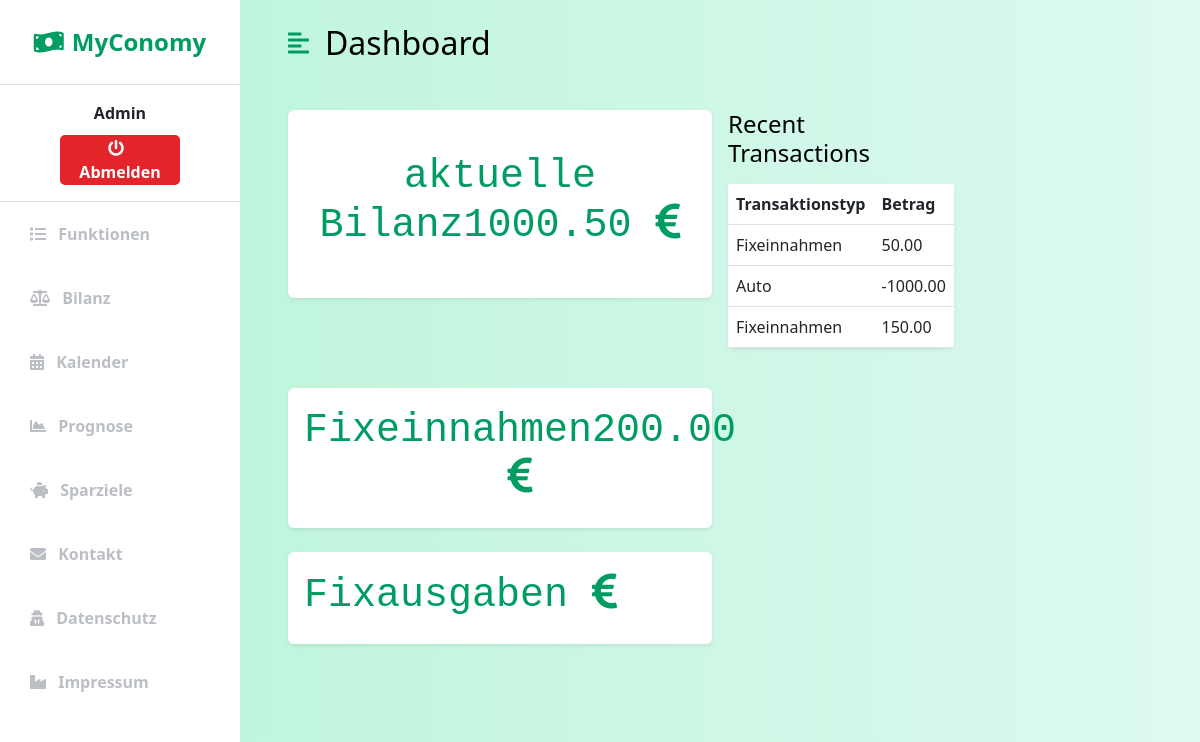
The app's page /pages/index.php?menu=dashboard (signed in), older data.
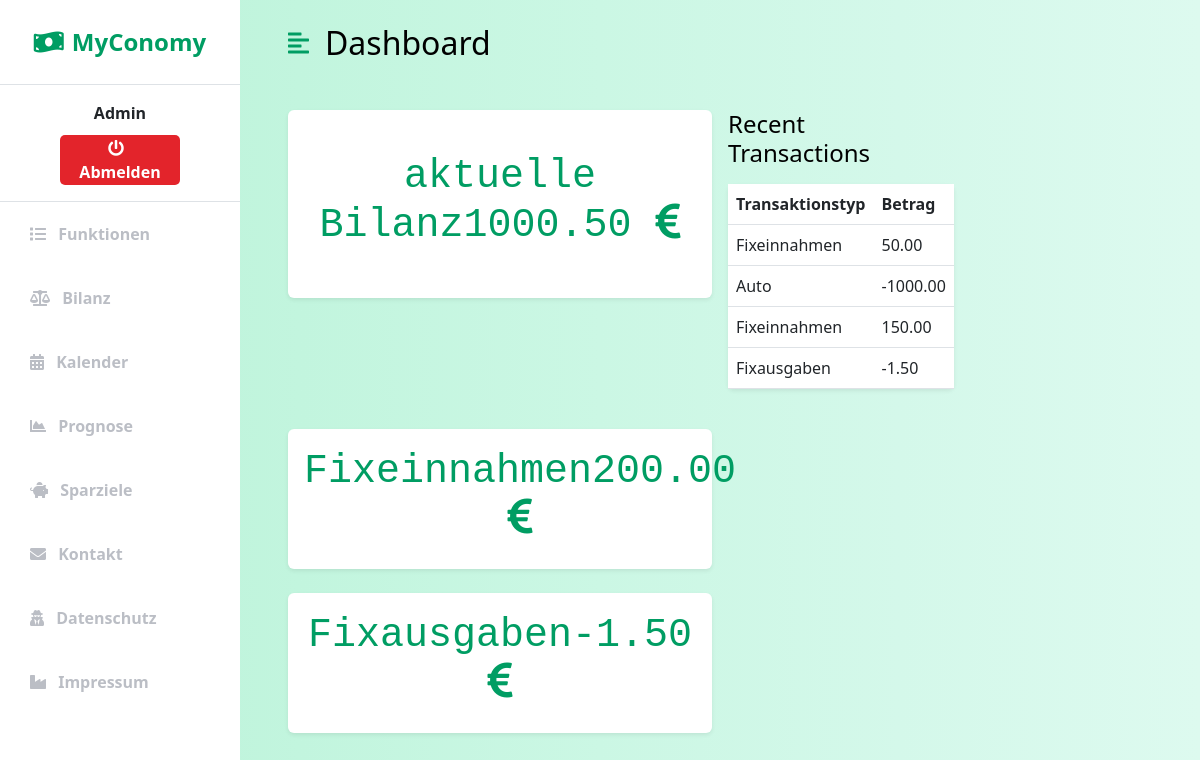
The same page, newer data.
### tables this page shows
CREATE TABLE IF NOT EXISTS `Transaction` (
  `TransactionId` INT NOT NULL AUTO_INCREMENT,
  `TransactionAmount` DECIMAL(10,2) NOT NULL,
  `TransactionDate` DATE NOT NULL,
  `TransactionTypeId` INT NOT NULL,
  `BalanceId` INT NOT NULL,
  `CalenderEventId` INT NULL,
  `SavingGoal_SavingGoalId` INT NULL,
  PRIMARY KEY (`TransactionId`),
  INDEX `fk_Transaction_TransactionType1_idx` (`TransactionTypeId` ASC) VISIBLE,
  INDEX `fk_Transaction_Balance1_idx` (`BalanceId` ASC) VISIBLE,
  INDEX `fk_Transaction_CalenderEvent1_idx` (`CalenderEventId` ASC) VISIBLE,
  INDEX `fk_Transaction_SavingGoal1_idx` (`SavingGoal_SavingGoalId` ASC) VISIBLE,
  CONSTRAINT `fk_Transaction_TransactionType1`
    FOREIGN KEY (`TransactionTypeId`)
    REFERENCES `TransactionType` (`TransactionTypeId`)
    ON DELETE NO ACTION
    ON UPDATE NO ACTION,
  CONSTRAINT `fk_Transaction_Balance1`
    FOREIGN KEY (`BalanceId`)
    REFERENCES `Balance` (`BalanceId`)
    ON DELETE NO ACTION
    ON UPDATE NO ACTION,
  CONSTRAINT `fk_Transaction_CalenderEvent1`
    FOREIGN KEY (`CalenderEventId`)
    REFERENCES `CalenderEvent` (`CalenderEventId`)
    ON DELETE NO ACTION
    ON UPDATE NO ACTION,
  CONSTRAINT `fk_Transaction_SavingGoal1`
    FOREIGN KEY (`SavingGoal_SavingGoalId`)
    REFERENCES `SavingGoal` (`SavingGoalId`)
    ON DELETE NO ACTION
    ON UPDATE NO ACTION);

CREATE TABLE IF NOT EXISTS `TransactionType` (
  `TransactionTypeId` INT NOT NULL AUTO_INCREMENT,
  `TransactionType` VARCHAR(45) NOT NULL,
  PRIMARY KEY (`TransactionTypeId`));

### classes/transaction.php (called while the page is built, shortened)
<?php
require_once "balance.php";
class Transaction extends Database
{
    public static function GetTransactionsByUserId($id, $Amount)
	{
		$db = new Database();
		$stmt = $db->pdo->prepare("
			SELECT TransactionId,
				   TransactionAmount,
				   TransactionDate,
				   TransactionTypeId,
				   BalanceId,
				   CalenderEventId
			FROM transaction
				JOIN balance USING (BalanceId)
				JOIN user USING (UserId)
			WHERE User.UserId = ?
			LIMIT ?;
		");
		$stmt->execute([$id, $Amount]);
		$res = $stmt->fetchAll();
		if ($res) {
			return $res;
		}
		else {
			return false;
		}
	}
    public static function GetTransactionType($TransactionId)
	{
		$db = new Database();
		$stmt = $db->pdo->prepare("
		SELECT TransactionType
		FROM transaction
		   JOIN transactiontype USING (TransactionTypeId)
		WHERE transactionId = ?;
		");
		$stmt->execute([$TransactionId]);
		$res = $stmt->fetch();
		if ($res) {
			return $res["TransactionType"];
		}
		else {
			return false;
		}
	}
}

### classes/db.php (called while the page is built, shortened)
<?php
class Database
{
    protected $db_host = 'localhost';
    protected $db_name = "MyConomy";
    protected $db_user = "root";
    protected $db_password = "password";
    protected $db_port = 3306;
    public function __construct()
    {
        try {
            $pdo = new PDO("mysql:host=$this->db_host;port=$this->db_port;dbname=$this->db_name", $this->db_user, $this->db_password);
            $pdo->setAttribute(PDO::ATTR_DEFAULT_FETCH_MODE, PDO::FETCH_ASSOC);
            $pdo->setAttribute(PDO::ATTR_ERRMODE, PDO::ERRMODE_EXCEPTION);
            $pdo->setAttribute( PDO::ATTR_EMULATE_PREPARES, false );
            $this->pdo = $pdo;
        } catch (PDOException $pe){
            echo "fuck";
            echo $pe->getMessage();
        }
    }
}

### classes/balance.php (called while the page is built, shortened)
<?php
class Balance extends Database
{
	public $BalanceId;
	function __construct($BalanceId = null, $BalanceAmount = null, $BalanceDate = null, $UserId = null)
	{
		$this->BalanceId = $BalanceId;
		$this->BalanceAmount = $BalanceAmount;
	}
    public static function GetBalanceByUserId($id)
	{
		$db = new Database();
		$stmt = $db->pdo->prepare("SELECT * FROM Balance WHERE UserId = ?");
		$stmt->execute([$id]);
		$res = $stmt->fetch();
		if ($res) {
			return new Balance($res["BalanceId"], $res["BalanceAmount"], $res["BalanceDate"], $res["UserId"]);
		}
		else {
			return false;
		}
	}
	public function GetReoccuringTransactionsByBalanceId($InOrOutgoing)
	{
        $stmt = $this->pdo->prepare("SELECT sum(TransactionAmount) as 'Amount' FROM Transaction JOIN TransactionType USING(TransactionTypeId) JOIN Balance USING(BalanceId) WHERE TransactionTypeId = ? AND BalanceId = ?");
		$stmt->execute([$InOrOutgoing, $this->BalanceId]);
		$res = $stmt->fetch();
		if ($res) {
			return $res["Amount"];
		}
		else {
			return false;
		}
	}
}

### components/functions/dashboard.php (the view, shortened to what the changed rows need)
<?php
require_once "..\classes\balance.php";
require_once "..\classes" . DIRECTORY_SEPARATOR . "transaction.php";
?>
<nav class="navbar navbar-expand-lg navbar-light bg-transparent py-4 px-4">
    <div class="d-flex align-items-center">
        <i class="fas fa-align-left primary-text fs-4 me-3" id="menu-toggle"></i>
        <h2 class="fs-2 m-0">Dashboard</h2>
    </div>
</nav>
<div class="container-fluid px-4">
    <div class="row g-3 my-2">
        <div class="col-md-6">
            <div class="p-3 bg-white shadow-sm d-flex justify-content-around align-items-center rounded">
                <div>
                    <br>
                    <h3 class="fs-1 font-monospace Amount" id="balanceamount">
                        <?php
                            $BalanceOfCurrentUser = Balance::GetBalanceByUserId($_SESSION['loggedUser']["UserId"]);
                            echo "aktuelle Bilanz" . $BalanceOfCurrentUser->BalanceAmount;
                        ?>
                        <i class='fas fa-euro-sign' aria-hidden='true'></i>
                    </h3>
                    <br>
                </div>
            </div>
        </div>
        <div class="col col-md-3">
            <table class="table bg-white rounded shadow-sm  table-hover">
                <thead>
                    <tr>
                        <th scope="col">Transaktionstyp</th>
                        <th scope="col">Betrag</th>
                    </tr>
                </thead>
                <tbody>
                    <h1 class="fs-4 mb-3">Recent Transactions</h1>
                    <?php
                        $Transactions = Transaction::GetTransactionsByUserId($_SESSION['loggedUser']["UserId"], 5);
                        if ($Transactions)
                        {
                            foreach ($Transactions as $TransactionDS) {
                                echo "<tr>";
                                echo "<td>" . Transaction::GetTransactionType($TransactionDS["TransactionId"]) . "</td>";
                                echo "<td>" . $TransactionDS["TransactionAmount"] . "</td>";
                                echo "</tr>";
                            }
                        }
                    ?>
                </tbody>
            </table>
        </div>
    </div>
</div>
<div class="container-fluid px-4">
    <div class="row g-3 my-2">
        <div class="col-md-6">
            <div class="p-3 bg-white shadow-sm d-flex align-items-center rounded">
                <h3 class="fs-1 font-monospace Amount" id="Fixeinnahmen">
                <?php
                        $BalanceOfCurrentUser = Balance::GetBalanceByUserId($_SESSION['loggedUser']["UserId"]);
                        echo "Fixeinnahmen" . $BalanceOfCurrentUser->GetReoccuringTransactionsByBalanceId(6);
                    ?>
                    <i class='fas fa-euro-sign' aria-hidden='true'></i>
                </h3>
            </div>
        </div>
    </div>
</div>
<div class="container-fluid px-4">
    <div class="row g-3 my-2">
        <div class="col-md-6">
            <div class="p-3 bg-white shadow-sm d-flex align-items-center rounded">
                <h3 class="fs-1 font-monospace Amount" id="Fixausgaben">
                <?php
                        $BalanceOfCurrentUser = Balance::GetBalanceByUserId($_SESSION['loggedUser']["UserId"]);
                        echo "Fixausgaben" . $BalanceOfCurrentUser->GetReoccuringTransactionsByBalanceId(7);
                    ?>
                    <i class='fas fa-euro-sign' aria-hidden='true'></i>
                </h3>
            </div>
        </div>
    </div>
</div>

Row changes from the older to the newer data that the page shows:
added transaction: TransactionId.TransactionType "Fixausgaben", TransactionAmount "-1.50"
Text that changed along with them:
$BalanceOfCurrentUser->GetReoccuringTransactionsByBalanceId(7): (not shown) → "-1.50"
